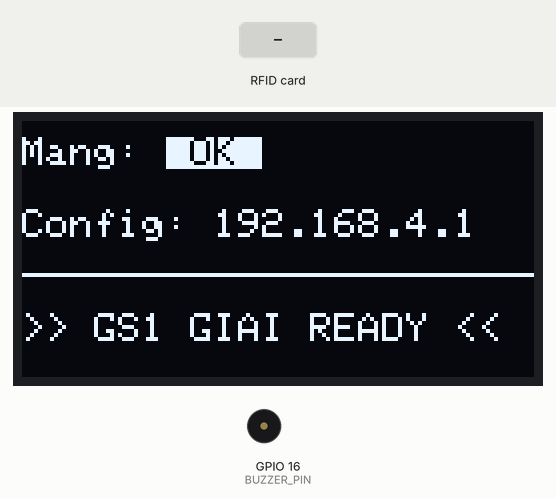
Recording of a program running on a simulated ESP32. Parts: 128×64 one-colour display, buzzer (waves = sounding, pin HIGH). Inputs (shaded band) come from the test bench. WiFi joins after 1.5 s; servers stay silent unless stated; uploads are accepted with an empty reply; what the program prints to the serial monitor is not drawn.

Above: at 2.8 s.
2.9 s: RFID card 12 34 56 78 held to the reader
At 3.01 s:
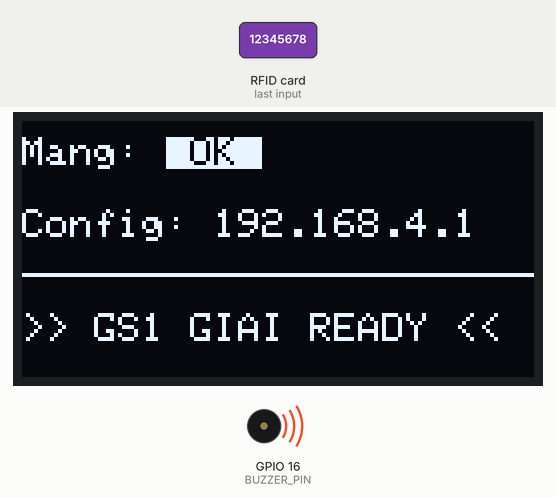
At 3.4 s:
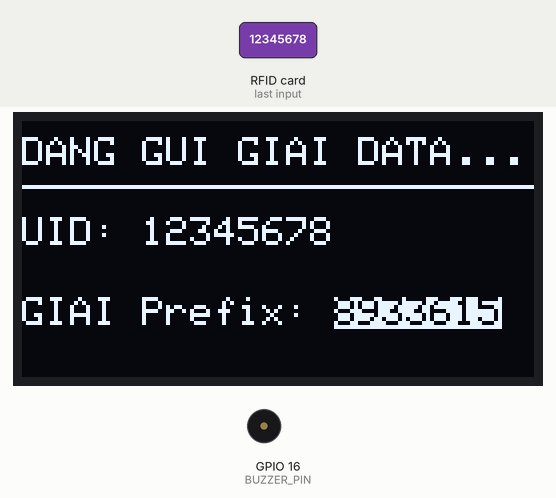
5.9 s: RFID card 5E 7A 19 C4 held to the reader
At 7.4 s:
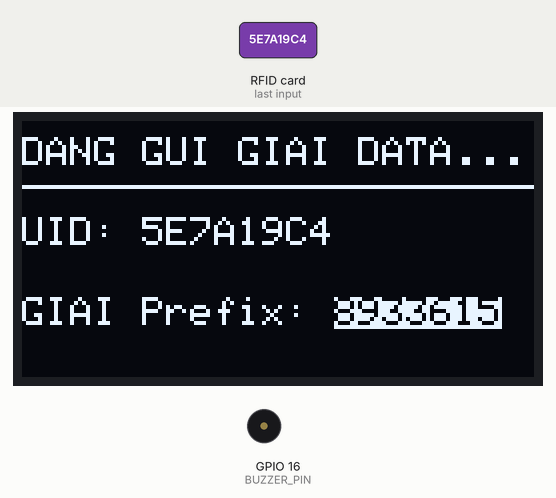
Timing chart, 0 to 8.9 s (numbered marks = the images above; inputs shaded):
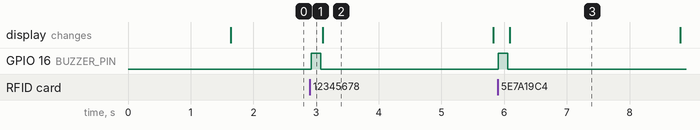

Measured:
- after the input at 2.9 s, GPIO 16 (BUZZER_PIN): LOW → HIGH at once, → LOW 0.15 s later
- after the input at 5.9 s, GPIO 16 (BUZZER_PIN): LOW → HIGH at once, → LOW 0.15 s later; the display: changes after 0.19 s (image 3)
- what the display in image 2 shows lasts 2.7 s, from 3.1 s to 5.8 s

The program:

main.cpp
```cpp
#include <Arduino.h>
#include <WiFi.h>
#include <HTTPClient.h>
#include <SPI.h>
#include <MFRC522.h>
#include <Wire.h>
#include <Adafruit_GFX.h>
#include <Adafruit_SSD1306.h>
#include <DNSServer.h>
#include <WebServer.h>
#include <WiFiManager.h>

String serverName = "http://103.221.223.9/~rmowigco/rfid_handler.php";

// CẤU HÌNH CHÂN CÒI VÀ THÔNG SỐ GS1

#define BUZZER_PIN 16                 // ĐỊNH NGHĨA CHÂN CÒI (Nối vào D16)
const String GS1_COMPANY_PREFIX = "8933615";

#define RST_PIN 4
#define SS_PIN  5
MFRC522 mfrc522(SS_PIN, RST_PIN);

#define SCREEN_WIDTH 128
#define SCREEN_HEIGHT 64
Adafruit_SSD1306 display(SCREEN_WIDTH, SCREEN_HEIGHT, &Wire, -1);

WiFiManager wm;

// Hàm tạo tiếng kêu tít ngắn gọn dứt khoát
void BeepCoi(int thoi_gian_keu) {
  digitalWrite(BUZZER_PIN, HIGH);
  delay(thoi_gian_keu);
  digitalWrite(BUZZER_PIN, LOW);
}

void saveConfigCallback() {
  display.clearDisplay();
  display.setTextSize(1);
  display.setTextColor(WHITE);
  display.setCursor(0, 20);
  display.println(" DA NHAN WIFI MOI!");
  display.display();

  // Kêu 2 tiếng tít tít dài để báo đã nhận cấu hình Wi-Fi mới thành công
  BeepCoi(200);
  delay(100);
  BeepCoi(200);

  delay(2000);
  ESP.restart();
}

void CapNhatGiaoDienOLED() {
  display.clearDisplay();
  display.setTextSize(1);
  display.setTextColor(WHITE, BLACK);

  display.setCursor(0, 4);
  display.print("Mang: ");
  if (WiFi.status() == WL_CONNECTED) {
    display.setTextColor(BLACK, WHITE);
    display.println(" OK ");
  } else {
    display.setTextColor(BLACK, WHITE);
    display.println(" LOI ");
  }

  display.setTextColor(WHITE, BLACK);
  display.setCursor(0, 22);
  display.println("Config: 192.168.4.1");

  display.drawFastHLine(0, 38, 128, WHITE);

  display.setCursor(0, 48);
  if (WiFi.status() == WL_CONNECTED) {
    display.println(">> GS1 GIAI READY <<");
  } else {
    display.setTextColor(BLACK, WHITE);
    display.println(">> DOI CAU HINH <<");
  }
  display.display();
}

void setup() {
  Serial.begin(115200);
  SPI.begin();
  mfrc522.PCD_Init();

  // CẤU HÌNH CHÂN OUTPUT CHO CÒI BÁO
  pinMode(BUZZER_PIN, OUTPUT);
  digitalWrite(BUZZER_PIN, LOW); // Ban đầu tắt còi đi

  if(!display.begin(SSD1306_SWITCHCAPVCC, 0x3C)) {
    for(;;);
  }

  display.clearDisplay();
  display.setTextSize(1);
  display.setTextColor(WHITE);
  display.setCursor(0, 25);
  display.println("  DANG KHOI DONG...");
  display.display();

  WiFi.mode(WIFI_AP_STA);
  wm.setSaveConfigCallback(saveConfigCallback);
  wm.setSaveConnect(true);
  wm.setConfigPortalBlocking(false);

  wm.startConfigPortal("HUST_RFID_CONFIG", "12345678");

  WiFi.begin();
  int counter = 0;
  while (WiFi.status() != WL_CONNECTED && counter < 8) {
    delay(500);
    counter++;
  }

  CapNhatGiaoDienOLED();
}

void loop() {
  wm.process();

  if ( ! mfrc522.PICC_IsNewCardPresent() || ! mfrc522.PICC_ReadCardSerial()) {
    static unsigned long lastCheck = 0;
    if (millis() - lastCheck > 3000) {
      CapNhatGiaoDienOLED();
      lastCheck = millis();
    }
    return;
  }

  // Đọc UID thô từ thẻ (Xóa khoảng trắng)
  String rfid_uid = "";
  for (byte i = 0; i < mfrc522.uid.size; i++) {
    rfid_uid += String(mfrc522.uid.uidByte[i] < 0x10 ? "0" : "");
    rfid_uid += String(mfrc522.uid.uidByte[i], HEX);
  }
  rfid_uid.toUpperCase();

  // ĐỌC ĐƯỢC THẺ PHÁT LÀ CHO CÒI KÊU TÍT MỘT PHÁT ĐANH THÉP NGAY!
  BeepCoi(150); // Kêu trong 150 mili-giây

  // Đóng gói theo chuẩn cấu trúc GS1 GIAI Pure Identity URI
  String gs1_giai_uri = GS1_COMPANY_PREFIX + rfid_uid;

  Serial.println("-----------------------");
  Serial.println("Ma UID Tho: " + rfid_uid);
  Serial.println("Chuoi GS1 GIAI: " + gs1_giai_uri);

  // Hiển thị trạng thái quẹt thẻ lên OLED tinh gọn
  display.clearDisplay();
  display.setTextColor(WHITE, BLACK);
  display.setCursor(0, 4);
  display.println("DANG GUI GIAI DATA...");
  display.drawFastHLine(0, 16, 128, WHITE);

  display.setCursor(0, 24);
  display.print("UID: ");
  display.println(rfid_uid);

  display.setCursor(0, 44);
  display.print("GIAI Prefix: ");
  display.setTextColor(BLACK, WHITE);
  display.println(GS1_COMPANY_PREFIX);
  display.setTextColor(WHITE, BLACK);
  display.display();

  // GỬI HTTP POST DỮ LIỆU JSON CHUẨN GIAI
  if (WiFi.status() == WL_CONNECTED) {
    WiFiClient client;
    HTTPClient http;
    if (http.begin(client, serverName)) {
      http.addHeader("Content-Type", "application/json");

      String httpRequestData = "{\"uid\":\"" + rfid_uid + "\",\"gs1_giai\":\"" + gs1_giai_uri + "\"}";

      int httpResponseCode = http.POST(httpRequestData);
      http.end();
    }
  }

  delay(2500);
  CapNhatGiaoDienOLED();
}
```
